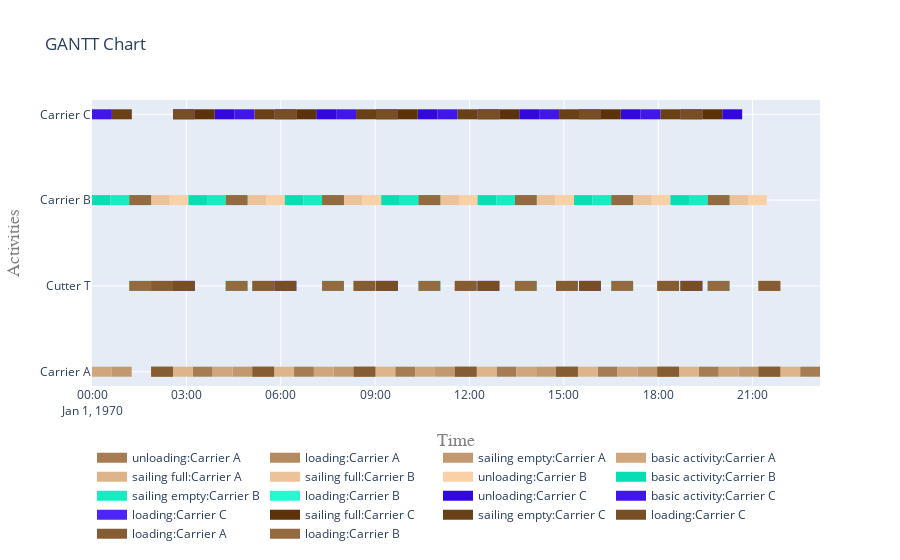

Here is the notebook cell this chart was saved with:
### Code cell
fig = get_gantt_chart(vessels, id_map=activities)

### Figure 1 — Plotly figure (JSON) as saved in the notebook; plotly's stock layout.template omitted (floating-point values rounded to 4 significant figures)
{"data": [{"connectgaps": false, "hoverinfo": "y+name", "line": {"color": "rgb(166,124,82)", "width": 10}, "mode": "lines", "name": "unloading:Carrier A", "type": "scatter", "x": ["1970-01-01T03:12:17", "1970-01-01T03:12:17", "1970-01-01T03:50:08", "1970-01-01T03:50:08", "1970-01-01T03:50:08", "1970-01-01T06:25:21", "1970-01-01T06:25:21", "1970-01-01T07:03:12", "1970-01-01T07:03:12", "1970-01-01T07:03:12", "1970-01-01T09:38:25", "1970-01-01T09:38:25", "1970-01-01T10:16:16", "1970-01-01T10:16:16", "1970-01-01T10:16:16", "1970-01-01T12:51:29", "1970-01-01T12:51:29", "1970-01-01T13:29:20", "1970-01-01T13:29:20", "1970-01-01T13:29:20", "1970-01-01T16:04:33", "1970-01-01T16:04:33", "1970-01-01T16:42:24", "1970-01-01T16:42:24", "1970-01-01T16:42:24", "1970-01-01T19:17:37", "1970-01-01T19:17:37", "1970-01-01T19:55:28", "1970-01-01T19:55:28", "1970-01-01T19:55:28", "1970-01-01T22:30:41", "1970-01-01T22:30:41", "1970-01-01T23:08:32", "1970-01-01T23:08:32", "1970-01-01T23:08:32"], "y": ["Carrier A", "Carrier A", "Carrier A", "Carrier A", null, "Carrier A", "Carrier A", "Carrier A", "Carrier A", null, "Carrier A", "Carrier A", "Carrier A", "Carrier A", null, "Carrier A", "Carrier A", "Carrier A", "Carrier A", null, "Carrier A", "Carrier A", "Carrier A", "Carrier A", null, "Carrier A", "Carrier A", "Carrier A", "Carrier A", null, "Carrier A", "Carrier A", "Carrier A", "Carrier A", null]}, {"connectgaps": false, "hoverinfo": "y+name", "line": {"color": "rgb(180,138,96)", "width": 10}, "mode": "lines", "name": "loading:Carrier A", "type": "scatter", "x": ["1970-01-01T01:52:46", "1970-01-01T01:52:46", "1970-01-01T02:34:26", "1970-01-01T02:34:26", "1970-01-01T02:34:26", "1970-01-01T05:05:50", "1970-01-01T05:05:50", "1970-01-01T05:47:30", "1970-01-01T05:47:30", "1970-01-01T05:47:30", "1970-01-01T08:18:54", "1970-01-01T08:18:54", "1970-01-01T09:00:34", "1970-01-01T09:00:34", "1970-01-01T09:00:34", "1970-01-01T11:31:58", "1970-01-01T11:31:58", "1970-01-01T12:13:38", "1970-01-01T12:13:38", "1970-01-01T12:13:38", "1970-01-01T14:45:02", "1970-01-01T14:45:02", "1970-01-01T15:26:42", "1970-01-01T15:26:42", "1970-01-01T15:26:42", "1970-01-01T17:58:06", "1970-01-01T17:58:06", "1970-01-01T18:39:46", "1970-01-01T18:39:46", "1970-01-01T18:39:46", "1970-01-01T21:11:10", "1970-01-01T21:11:10", "1970-01-01T21:52:50", "1970-01-01T21:52:50", "1970-01-01T21:52:50", "1970-01-01T01:52:46", "1970-01-01T01:52:46", "1970-01-01T02:34:26", "1970-01-01T02:34:26", "1970-01-01T02:34:26", "1970-01-01T05:05:50", "1970-01-01T05:05:50", "1970-01-01T05:47:30", "1970-01-01T05:47:30", "1970-01-01T05:47:30", "1970-01-01T08:18:54", "1970-01-01T08:18:54", "1970-01-01T09:00:34", "1970-01-01T09:00:34", "1970-01-01T09:00:34", "1970-01-01T11:31:58", "1970-01-01T11:31:58", "1970-01-01T12:13:38", "1970-01-01T12:13:38", "1970-01-01T12:13:38", "1970-01-01T14:45:02", "1970-01-01T14:45:02", "1970-01-01T15:26:42", "1970-01-01T15:26:42", "1970-01-01T15:26:42", "1970-01-01T17:58:06", "1970-01-01T17:58:06", "1970-01-01T18:39:46", "1970-01-01T18:39:46", "1970-01-01T18:39:46", "1970-01-01T21:11:10", "1970-01-01T21:11:10", "1970-01-01T21:52:50", "1970-01-01T21:52:50", "1970-01-01T21:52:50"], "y": ["Carrier A", "Carrier A", "Carrier A", "Carrier A", null, "Carrier A", "Carrier A", "Carrier A", "Carrier A", null, "Carrier A", "Carrier A", "Carrier A", "Carrier A", null, "Carrier A", "Carrier A", "Carrier A", "Carrier A", null, "Carrier A", "Carrier A", "Carrier A", "Carrier A", null, "Carrier A", "Carrier A", "Carrier A", "Carrier A", null, "Carrier A", "Carrier A", "Carrier A", "Carrier A", null, "Cutter T", "Cutter T", "Cutter T", "Cutter T", null, "Cutter T", "Cutter T", "Cutter T", "Cutter T", null, "Cutter T", "Cutter T", "Cutter T", "Cutter T", null, "Cutter T", "Cutter T", "Cutter T", "Cutter T", null, "Cutter T", "Cutter T", "Cutter T", "Cutter T", null, "Cutter T", "Cutter T", "Cutter T", "Cutter T", null, "Cutter T", "Cutter T", "Cutter T", "Cutter T", null]}, {"connectgaps": false, "hoverinfo": "y+name", "line": {"color": "rgb(194,152,110)", "width": 10}, "mode": "lines", "name": "sailing empty:Carrier A", "type": "scatter", "x": ["1970-01-01T00:37:51", "1970-01-01T00:37:51", "1970-01-01T01:15:42", "1970-01-01T01:15:42", "1970-01-01T01:15:42", "1970-01-01T04:27:59", "1970-01-01T04:27:59", "1970-01-01T05:05:50", "1970-01-01T05:05:50", "1970-01-01T05:05:50", "1970-01-01T07:41:03", "1970-01-01T07:41:03", "1970-01-01T08:18:54", "1970-01-01T08:18:54", "1970-01-01T08:18:54", "1970-01-01T10:54:07", "1970-01-01T10:54:07", "1970-01-01T11:31:58", "1970-01-01T11:31:58", "1970-01-01T11:31:58", "1970-01-01T14:07:11", "1970-01-01T14:07:11", "1970-01-01T14:45:02", "1970-01-01T14:45:02", "1970-01-01T14:45:02", "1970-01-01T17:20:15", "1970-01-01T17:20:15", "1970-01-01T17:58:06", "1970-01-01T17:58:06", "1970-01-01T17:58:06", "1970-01-01T20:33:19", "1970-01-01T20:33:19", "1970-01-01T21:11:10", "1970-01-01T21:11:10", "1970-01-01T21:11:10"], "y": ["Carrier A", "Carrier A", "Carrier A", "Carrier A", null, "Carrier A", "Carrier A", "Carrier A", "Carrier A", null, "Carrier A", "Carrier A", "Carrier A", "Carrier A", null, "Carrier A", "Carrier A", "Carrier A", "Carrier A", null, "Carrier A", "Carrier A", "Carrier A", "Carrier A", null, "Carrier A", "Carrier A", "Carrier A", "Carrier A", null, "Carrier A", "Carrier A", "Carrier A", "Carrier A", null]}, {"connectgaps": false, "hoverinfo": "y+name", "line": {"color": "rgb(208,166,124)", "width": 10}, "mode": "lines", "name": "basic activity:Carrier A", "type": "scatter", "x": ["1970-01-01T00:00:00", "1970-01-01T00:00:00", "1970-01-01T00:37:51", "1970-01-01T00:37:51", "1970-01-01T00:37:51", "1970-01-01T03:50:08", "1970-01-01T03:50:08", "1970-01-01T04:27:59", "1970-01-01T04:27:59", "1970-01-01T04:27:59", "1970-01-01T07:03:12", "1970-01-01T07:03:12", "1970-01-01T07:41:03", "1970-01-01T07:41:03", "1970-01-01T07:41:03", "1970-01-01T10:16:16", "1970-01-01T10:16:16", "1970-01-01T10:54:07", "1970-01-01T10:54:07", "1970-01-01T10:54:07", "1970-01-01T13:29:20", "1970-01-01T13:29:20", "1970-01-01T14:07:11", "1970-01-01T14:07:11", "1970-01-01T14:07:11", "1970-01-01T16:42:24", "1970-01-01T16:42:24", "1970-01-01T17:20:15", "1970-01-01T17:20:15", "1970-01-01T17:20:15", "1970-01-01T19:55:28", "1970-01-01T19:55:28", "1970-01-01T20:33:19", "1970-01-01T20:33:19", "1970-01-01T20:33:19"], "y": ["Carrier A", "Carrier A", "Carrier A", "Carrier A", null, "Carrier A", "Carrier A", "Carrier A", "Carrier A", null, "Carrier A", "Carrier A", "Carrier A", "Carrier A", null, "Carrier A", "Carrier A", "Carrier A", "Carrier A", null, "Carrier A", "Carrier A", "Carrier A", "Carrier A", null, "Carrier A", "Carrier A", "Carrier A", "Carrier A", null, "Carrier A", "Carrier A", "Carrier A", "Carrier A", null]}, {"connectgaps": false, "hoverinfo": "y+name", "line": {"color": "rgb(222,180,138)", "width": 10}, "mode": "lines", "name": "sailing full:Carrier A", "type": "scatter", "x": ["1970-01-01T02:34:26", "1970-01-01T02:34:26", "1970-01-01T03:12:17", "1970-01-01T03:12:17", "1970-01-01T03:12:17", "1970-01-01T05:47:30", "1970-01-01T05:47:30", "1970-01-01T06:25:21", "1970-01-01T06:25:21", "1970-01-01T06:25:21", "1970-01-01T09:00:34", "1970-01-01T09:00:34", "1970-01-01T09:38:25", "1970-01-01T09:38:25", "1970-01-01T09:38:25", "1970-01-01T12:13:38", "1970-01-01T12:13:38", "1970-01-01T12:51:29", "1970-01-01T12:51:29", "1970-01-01T12:51:29", "1970-01-01T15:26:42", "1970-01-01T15:26:42", "1970-01-01T16:04:33", "1970-01-01T16:04:33", "1970-01-01T16:04:33", "1970-01-01T18:39:46", "1970-01-01T18:39:46", "1970-01-01T19:17:37", "1970-01-01T19:17:37", "1970-01-01T19:17:37", "1970-01-01T21:52:50", "1970-01-01T21:52:50", "1970-01-01T22:30:41", "1970-01-01T22:30:41", "1970-01-01T22:30:41"], "y": ["Carrier A", "Carrier A", "Carrier A", "Carrier A", null, "Carrier A", "Carrier A", "Carrier A", "Carrier A", null, "Carrier A", "Carrier A", "Carrier A", "Carrier A", null, "Carrier A", "Carrier A", "Carrier A", "Carrier A", null, "Carrier A", "Carrier A", "Carrier A", "Carrier A", null, "Carrier A", "Carrier A", "Carrier A", "Carrier A", null, "Carrier A", "Carrier A", "Carrier A", "Carrier A", null]}, {"connectgaps": false, "hoverinfo": "y+name", "line": {"color": "rgb(236,194,152)", "width": 10}, "mode": "lines", "name": "sailing full:Carrier B", "type": "scatter", "x": ["1970-01-01T01:52:46", "1970-01-01T01:52:46", "1970-01-01T02:28:19", "1970-01-01T02:28:19", "1970-01-01T02:28:19", "1970-01-01T04:56:38", "1970-01-01T04:56:38", "1970-01-01T05:32:11", "1970-01-01T05:32:11", "1970-01-01T05:32:11", "1970-01-01T08:00:30", "1970-01-01T08:00:30", "1970-01-01T08:36:03", "1970-01-01T08:36:03", "1970-01-01T08:36:03", "1970-01-01T11:04:22", "1970-01-01T11:04:22", "1970-01-01T11:39:55", "1970-01-01T11:39:55", "1970-01-01T11:39:55", "1970-01-01T14:08:14", "1970-01-01T14:08:14", "1970-01-01T14:43:47", "1970-01-01T14:43:47", "1970-01-01T14:43:47", "1970-01-01T17:12:06", "1970-01-01T17:12:06", "1970-01-01T17:47:39", "1970-01-01T17:47:39", "1970-01-01T17:47:39", "1970-01-01T20:15:58", "1970-01-01T20:15:58", "1970-01-01T20:51:31", "1970-01-01T20:51:31", "1970-01-01T20:51:31"], "y": ["Carrier B", "Carrier B", "Carrier B", "Carrier B", null, "Carrier B", "Carrier B", "Carrier B", "Carrier B", null, "Carrier B", "Carrier B", "Carrier B", "Carrier B", null, "Carrier B", "Carrier B", "Carrier B", "Carrier B", null, "Carrier B", "Carrier B", "Carrier B", "Carrier B", null, "Carrier B", "Carrier B", "Carrier B", "Carrier B", null, "Carrier B", "Carrier B", "Carrier B", "Carrier B", null]}, {"connectgaps": false, "hoverinfo": "y+name", "line": {"color": "rgb(250,208,166)", "width": 10}, "mode": "lines", "name": "unloading:Carrier B", "type": "scatter", "x": ["1970-01-01T02:28:19", "1970-01-01T02:28:19", "1970-01-01T03:03:52", "1970-01-01T03:03:52", "1970-01-01T03:03:52", "1970-01-01T05:32:11", "1970-01-01T05:32:11", "1970-01-01T06:07:44", "1970-01-01T06:07:44", "1970-01-01T06:07:44", "1970-01-01T08:36:03", "1970-01-01T08:36:03", "1970-01-01T09:11:36", "1970-01-01T09:11:36", "1970-01-01T09:11:36", "1970-01-01T11:39:55", "1970-01-01T11:39:55", "1970-01-01T12:15:28", "1970-01-01T12:15:28", "1970-01-01T12:15:28", "1970-01-01T14:43:47", "1970-01-01T14:43:47", "1970-01-01T15:19:20", "1970-01-01T15:19:20", "1970-01-01T15:19:20", "1970-01-01T17:47:39", "1970-01-01T17:47:39", "1970-01-01T18:23:12", "1970-01-01T18:23:12", "1970-01-01T18:23:12", "1970-01-01T20:51:31", "1970-01-01T20:51:31", "1970-01-01T21:27:04", "1970-01-01T21:27:04", "1970-01-01T21:27:04"], "y": ["Carrier B", "Carrier B", "Carrier B", "Carrier B", null, "Carrier B", "Carrier B", "Carrier B", "Carrier B", null, "Carrier B", "Carrier B", "Carrier B", "Carrier B", null, "Carrier B", "Carrier B", "Carrier B", "Carrier B", null, "Carrier B", "Carrier B", "Carrier B", "Carrier B", null, "Carrier B", "Carrier B", "Carrier B", "Carrier B", null, "Carrier B", "Carrier B", "Carrier B", "Carrier B", null]}, {"connectgaps": false, "hoverinfo": "y+name", "line": {"color": "rgb(8,222,180)", "width": 10}, "mode": "lines", "name": "basic activity:Carrier B", "type": "scatter", "x": ["1970-01-01T00:00:00", "1970-01-01T00:00:00", "1970-01-01T00:35:33", "1970-01-01T00:35:33", "1970-01-01T00:35:33", "1970-01-01T03:03:52", "1970-01-01T03:03:52", "1970-01-01T03:39:25", "1970-01-01T03:39:25", "1970-01-01T03:39:25", "1970-01-01T06:07:44", "1970-01-01T06:07:44", "1970-01-01T06:43:17", "1970-01-01T06:43:17", "1970-01-01T06:43:17", "1970-01-01T09:11:36", "1970-01-01T09:11:36", "1970-01-01T09:47:09", "1970-01-01T09:47:09", "1970-01-01T09:47:09", "1970-01-01T12:15:28", "1970-01-01T12:15:28", "1970-01-01T12:51:01", "1970-01-01T12:51:01", "1970-01-01T12:51:01", "1970-01-01T15:19:20", "1970-01-01T15:19:20", "1970-01-01T15:54:53", "1970-01-01T15:54:53", "1970-01-01T15:54:53", "1970-01-01T18:23:12", "1970-01-01T18:23:12", "1970-01-01T18:58:45", "1970-01-01T18:58:45", "1970-01-01T18:58:45"], "y": ["Carrier B", "Carrier B", "Carrier B", "Carrier B", null, "Carrier B", "Carrier B", "Carrier B", "Carrier B", null, "Carrier B", "Carrier B", "Carrier B", "Carrier B", null, "Carrier B", "Carrier B", "Carrier B", "Carrier B", null, "Carrier B", "Carrier B", "Carrier B", "Carrier B", null, "Carrier B", "Carrier B", "Carrier B", "Carrier B", null, "Carrier B", "Carrier B", "Carrier B", "Carrier B", null]}, {"connectgaps": false, "hoverinfo": "y+name", "line": {"color": "rgb(22,236,194)", "width": 10}, "mode": "lines", "name": "sailing empty:Carrier B", "type": "scatter", "x": ["1970-01-01T00:35:33", "1970-01-01T00:35:33", "1970-01-01T01:11:06", "1970-01-01T01:11:06", "1970-01-01T01:11:06", "1970-01-01T03:39:25", "1970-01-01T03:39:25", "1970-01-01T04:14:58", "1970-01-01T04:14:58", "1970-01-01T04:14:58", "1970-01-01T06:43:17", "1970-01-01T06:43:17", "1970-01-01T07:18:50", "1970-01-01T07:18:50", "1970-01-01T07:18:50", "1970-01-01T09:47:09", "1970-01-01T09:47:09", "1970-01-01T10:22:42", "1970-01-01T10:22:42", "1970-01-01T10:22:42", "1970-01-01T12:51:01", "1970-01-01T12:51:01", "1970-01-01T13:26:34", "1970-01-01T13:26:34", "1970-01-01T13:26:34", "1970-01-01T15:54:53", "1970-01-01T15:54:53", "1970-01-01T16:30:26", "1970-01-01T16:30:26", "1970-01-01T16:30:26", "1970-01-01T18:58:45", "1970-01-01T18:58:45", "1970-01-01T19:34:18", "1970-01-01T19:34:18", "1970-01-01T19:34:18"], "y": ["Carrier B", "Carrier B", "Carrier B", "Carrier B", null, "Carrier B", "Carrier B", "Carrier B", "Carrier B", null, "Carrier B", "Carrier B", "Carrier B", "Carrier B", null, "Carrier B", "Carrier B", "Carrier B", "Carrier B", null, "Carrier B", "Carrier B", "Carrier B", "Carrier B", null, "Carrier B", "Carrier B", "Carrier B", "Carrier B", null, "Carrier B", "Carrier B", "Carrier B", "Carrier B", null]}, {"connectgaps": false, "hoverinfo": "y+name", "line": {"color": "rgb(36,250,208)", "width": 10}, "mode": "lines", "name": "loading:Carrier B", "type": "scatter", "x": ["1970-01-01T01:11:06", "1970-01-01T01:11:06", "1970-01-01T01:52:46", "1970-01-01T01:52:46", "1970-01-01T01:52:46", "1970-01-01T04:14:58", "1970-01-01T04:14:58", "1970-01-01T04:56:38", "1970-01-01T04:56:38", "1970-01-01T04:56:38", "1970-01-01T07:18:50", "1970-01-01T07:18:50", "1970-01-01T08:00:30", "1970-01-01T08:00:30", "1970-01-01T08:00:30", "1970-01-01T10:22:42", "1970-01-01T10:22:42", "1970-01-01T11:04:22", "1970-01-01T11:04:22", "1970-01-01T11:04:22", "1970-01-01T13:26:34", "1970-01-01T13:26:34", "1970-01-01T14:08:14", "1970-01-01T14:08:14", "1970-01-01T14:08:14", "1970-01-01T16:30:26", "1970-01-01T16:30:26", "1970-01-01T17:12:06", "1970-01-01T17:12:06", "1970-01-01T17:12:06", "1970-01-01T19:34:18", "1970-01-01T19:34:18", "1970-01-01T20:15:58", "1970-01-01T20:15:58", "1970-01-01T20:15:58", "1970-01-01T01:11:06", "1970-01-01T01:11:06", "1970-01-01T01:52:46", "1970-01-01T01:52:46", "1970-01-01T01:52:46", "1970-01-01T04:14:58", "1970-01-01T04:14:58", "1970-01-01T04:56:38", "1970-01-01T04:56:38", "1970-01-01T04:56:38", "1970-01-01T07:18:50", "1970-01-01T07:18:50", "1970-01-01T08:00:30", "1970-01-01T08:00:30", "1970-01-01T08:00:30", "1970-01-01T10:22:42", "1970-01-01T10:22:42", "1970-01-01T11:04:22", "1970-01-01T11:04:22", "1970-01-01T11:04:22", "1970-01-01T13:26:34", "1970-01-01T13:26:34", "1970-01-01T14:08:14", "1970-01-01T14:08:14", "1970-01-01T14:08:14", "1970-01-01T16:30:26", "1970-01-01T16:30:26", "1970-01-01T17:12:06", "1970-01-01T17:12:06", "1970-01-01T17:12:06", "1970-01-01T19:34:18", "1970-01-01T19:34:18", "1970-01-01T20:15:58", "1970-01-01T20:15:58", "1970-01-01T20:15:58"], "y": ["Carrier B", "Carrier B", "Carrier B", "Carrier B", null, "Carrier B", "Carrier B", "Carrier B", "Carrier B", null, "Carrier B", "Carrier B", "Carrier B", "Carrier B", null, "Carrier B", "Carrier B", "Carrier B", "Carrier B", null, "Carrier B", "Carrier B", "Carrier B", "Carrier B", null, "Carrier B", "Carrier B", "Carrier B", "Carrier B", null, "Carrier B", "Carrier B", "Carrier B", "Carrier B", null, "Cutter T", "Cutter T", "Cutter T", "Cutter T", null, "Cutter T", "Cutter T", "Cutter T", "Cutter T", null, "Cutter T", "Cutter T", "Cutter T", "Cutter T", null, "Cutter T", "Cutter T", "Cutter T", "Cutter T", null, "Cutter T", "Cutter T", "Cutter T", "Cutter T", null, "Cutter T", "Cutter T", "Cutter T", "Cutter T", null, "Cutter T", "Cutter T", "Cutter T", "Cutter T", null]}, {"connectgaps": false, "hoverinfo": "y+name", "line": {"color": "rgb(50,8,222)", "width": 10}, "mode": "lines", "name": "unloading:Carrier C", "type": "scatter", "x": ["1970-01-01T03:54:05", "1970-01-01T03:54:05", "1970-01-01T04:32:04", "1970-01-01T04:32:04", "1970-01-01T04:32:04", "1970-01-01T07:07:41", "1970-01-01T07:07:41", "1970-01-01T07:45:40", "1970-01-01T07:45:40", "1970-01-01T07:45:40", "1970-01-01T10:21:17", "1970-01-01T10:21:17", "1970-01-01T10:59:16", "1970-01-01T10:59:16", "1970-01-01T10:59:16", "1970-01-01T13:34:53", "1970-01-01T13:34:53", "1970-01-01T14:12:52", "1970-01-01T14:12:52", "1970-01-01T14:12:52", "1970-01-01T16:48:29", "1970-01-01T16:48:29", "1970-01-01T17:26:28", "1970-01-01T17:26:28", "1970-01-01T17:26:28", "1970-01-01T20:02:05", "1970-01-01T20:02:05", "1970-01-01T20:40:04", "1970-01-01T20:40:04", "1970-01-01T20:40:04"], "y": ["Carrier C", "Carrier C", "Carrier C", "Carrier C", null, "Carrier C", "Carrier C", "Carrier C", "Carrier C", null, "Carrier C", "Carrier C", "Carrier C", "Carrier C", null, "Carrier C", "Carrier C", "Carrier C", "Carrier C", null, "Carrier C", "Carrier C", "Carrier C", "Carrier C", null, "Carrier C", "Carrier C", "Carrier C", "Carrier C", null]}, {"connectgaps": false, "hoverinfo": "y+name", "line": {"color": "rgb(64,22,236)", "width": 10}, "mode": "lines", "name": "basic activity:Carrier C", "type": "scatter", "x": ["1970-01-01T00:00:00", "1970-01-01T00:00:00", "1970-01-01T00:37:59", "1970-01-01T00:37:59", "1970-01-01T00:37:59", "1970-01-01T04:32:04", "1970-01-01T04:32:04", "1970-01-01T05:10:03", "1970-01-01T05:10:03", "1970-01-01T05:10:03", "1970-01-01T07:45:40", "1970-01-01T07:45:40", "1970-01-01T08:23:39", "1970-01-01T08:23:39", "1970-01-01T08:23:39", "1970-01-01T10:59:16", "1970-01-01T10:59:16", "1970-01-01T11:37:15", "1970-01-01T11:37:15", "1970-01-01T11:37:15", "1970-01-01T14:12:52", "1970-01-01T14:12:52", "1970-01-01T14:50:51", "1970-01-01T14:50:51", "1970-01-01T14:50:51", "1970-01-01T17:26:28", "1970-01-01T17:26:28", "1970-01-01T18:04:27", "1970-01-01T18:04:27", "1970-01-01T18:04:27"], "y": ["Carrier C", "Carrier C", "Carrier C", "Carrier C", null, "Carrier C", "Carrier C", "Carrier C", "Carrier C", null, "Carrier C", "Carrier C", "Carrier C", "Carrier C", null, "Carrier C", "Carrier C", "Carrier C", "Carrier C", null, "Carrier C", "Carrier C", "Carrier C", "Carrier C", null, "Carrier C", "Carrier C", "Carrier C", "Carrier C", null]}, {"connectgaps": false, "hoverinfo": "y+name", "line": {"color": "rgb(78,36,250)", "width": 10}, "mode": "lines", "name": "loading:Carrier C", "type": "scatter", "x": ["1970-01-01T02:34:26", "1970-01-01T02:34:26", "1970-01-01T03:16:06", "1970-01-01T03:16:06", "1970-01-01T03:16:06", "1970-01-01T05:48:02", "1970-01-01T05:48:02", "1970-01-01T06:29:42", "1970-01-01T06:29:42", "1970-01-01T06:29:42", "1970-01-01T09:01:38", "1970-01-01T09:01:38", "1970-01-01T09:43:18", "1970-01-01T09:43:18", "1970-01-01T09:43:18", "1970-01-01T12:15:14", "1970-01-01T12:15:14", "1970-01-01T12:56:54", "1970-01-01T12:56:54", "1970-01-01T12:56:54", "1970-01-01T15:28:50", "1970-01-01T15:28:50", "1970-01-01T16:10:30", "1970-01-01T16:10:30", "1970-01-01T16:10:30", "1970-01-01T18:42:26", "1970-01-01T18:42:26", "1970-01-01T19:24:06", "1970-01-01T19:24:06", "1970-01-01T19:24:06", "1970-01-01T02:34:26", "1970-01-01T02:34:26", "1970-01-01T03:16:06", "1970-01-01T03:16:06", "1970-01-01T03:16:06", "1970-01-01T05:48:02", "1970-01-01T05:48:02", "1970-01-01T06:29:42", "1970-01-01T06:29:42", "1970-01-01T06:29:42", "1970-01-01T09:01:38", "1970-01-01T09:01:38", "1970-01-01T09:43:18", "1970-01-01T09:43:18", "1970-01-01T09:43:18", "1970-01-01T12:15:14", "1970-01-01T12:15:14", "1970-01-01T12:56:54", "1970-01-01T12:56:54", "1970-01-01T12:56:54", "1970-01-01T15:28:50", "1970-01-01T15:28:50", "1970-01-01T16:10:30", "1970-01-01T16:10:30", "1970-01-01T16:10:30", "1970-01-01T18:42:26", "1970-01-01T18:42:26", "1970-01-01T19:24:06", "1970-01-01T19:24:06", "1970-01-01T19:24:06"], "y": ["Carrier C", "Carrier C", "Carrier C", "Carrier C", null, "Carrier C", "Carrier C", "Carrier C", "Carrier C", null, "Carrier C", "Carrier C", "Carrier C", "Carrier C", null, "Carrier C", "Carrier C", "Carrier C", "Carrier C", null, "Carrier C", "Carrier C", "Carrier C", "Carrier C", null, "Carrier C", "Carrier C", "Carrier C", "Carrier C", null, "Cutter T", "Cutter T", "Cutter T", "Cutter T", null, "Cutter T", "Cutter T", "Cutter T", "Cutter T", null, "Cutter T", "Cutter T", "Cutter T", "Cutter T", null, "Cutter T", "Cutter T", "Cutter T", "Cutter T", null, "Cutter T", "Cutter T", "Cutter T", "Cutter T", null, "Cutter T", "Cutter T", "Cutter T", "Cutter T", null]}, {"connectgaps": false, "hoverinfo": "y+name", "line": {"color": "rgb(92,50,8)", "width": 10}, "mode": "lines", "name": "sailing full:Carrier C", "type": "scatter", "x": ["1970-01-01T03:16:06", "1970-01-01T03:16:06", "1970-01-01T03:54:05", "1970-01-01T03:54:05", "1970-01-01T03:54:05", "1970-01-01T06:29:42", "1970-01-01T06:29:42", "1970-01-01T07:07:41", "1970-01-01T07:07:41", "1970-01-01T07:07:41", "1970-01-01T09:43:18", "1970-01-01T09:43:18", "1970-01-01T10:21:17", "1970-01-01T10:21:17", "1970-01-01T10:21:17", "1970-01-01T12:56:54", "1970-01-01T12:56:54", "1970-01-01T13:34:53", "1970-01-01T13:34:53", "1970-01-01T13:34:53", "1970-01-01T16:10:30", "1970-01-01T16:10:30", "1970-01-01T16:48:29", "1970-01-01T16:48:29", "1970-01-01T16:48:29", "1970-01-01T19:24:06", "1970-01-01T19:24:06", "1970-01-01T20:02:05", "1970-01-01T20:02:05", "1970-01-01T20:02:05"], "y": ["Carrier C", "Carrier C", "Carrier C", "Carrier C", null, "Carrier C", "Carrier C", "Carrier C", "Carrier C", null, "Carrier C", "Carrier C", "Carrier C", "Carrier C", null, "Carrier C", "Carrier C", "Carrier C", "Carrier C", null, "Carrier C", "Carrier C", "Carrier C", "Carrier C", null, "Carrier C", "Carrier C", "Carrier C", "Carrier C", null]}, {"connectgaps": false, "hoverinfo": "y+name", "line": {"color": "rgb(106,64,22)", "width": 10}, "mode": "lines", "name": "sailing empty:Carrier C", "type": "scatter", "x": ["1970-01-01T00:37:59", "1970-01-01T00:37:59", "1970-01-01T01:15:58", "1970-01-01T01:15:58", "1970-01-01T01:15:58", "1970-01-01T05:10:03", "1970-01-01T05:10:03", "1970-01-01T05:48:02", "1970-01-01T05:48:02", "1970-01-01T05:48:02", "1970-01-01T08:23:39", "1970-01-01T08:23:39", "1970-01-01T09:01:38", "1970-01-01T09:01:38", "1970-01-01T09:01:38", "1970-01-01T11:37:15", "1970-01-01T11:37:15", "1970-01-01T12:15:14", "1970-01-01T12:15:14", "1970-01-01T12:15:14", "1970-01-01T14:50:51", "1970-01-01T14:50:51", "1970-01-01T15:28:50", "1970-01-01T15:28:50", "1970-01-01T15:28:50", "1970-01-01T18:04:27", "1970-01-01T18:04:27", "1970-01-01T18:42:26", "1970-01-01T18:42:26", "1970-01-01T18:42:26"], "y": ["Carrier C", "Carrier C", "Carrier C", "Carrier C", null, "Carrier C", "Carrier C", "Carrier C", "Carrier C", null, "Carrier C", "Carrier C", "Carrier C", "Carrier C", null, "Carrier C", "Carrier C", "Carrier C", "Carrier C", null, "Carrier C", "Carrier C", "Carrier C", "Carrier C", null, "Carrier C", "Carrier C", "Carrier C", "Carrier C", null]}, {"connectgaps": false, "hoverinfo": "y+name", "line": {"color": "rgb(120,78,36)", "width": 10}, "mode": "lines", "name": "loading:Carrier C", "type": "scatter", "x": ["1970-01-01T02:34:26", "1970-01-01T02:34:26", "1970-01-01T03:16:06", "1970-01-01T03:16:06", "1970-01-01T03:16:06", "1970-01-01T05:48:02", "1970-01-01T05:48:02", "1970-01-01T06:29:42", "1970-01-01T06:29:42", "1970-01-01T06:29:42", "1970-01-01T09:01:38", "1970-01-01T09:01:38", "1970-01-01T09:43:18", "1970-01-01T09:43:18", "1970-01-01T09:43:18", "1970-01-01T12:15:14", "1970-01-01T12:15:14", "1970-01-01T12:56:54", "1970-01-01T12:56:54", "1970-01-01T12:56:54", "1970-01-01T15:28:50", "1970-01-01T15:28:50", "1970-01-01T16:10:30", "1970-01-01T16:10:30", "1970-01-01T16:10:30", "1970-01-01T18:42:26", "1970-01-01T18:42:26", "1970-01-01T19:24:06", "1970-01-01T19:24:06", "1970-01-01T19:24:06", "1970-01-01T02:34:26", "1970-01-01T02:34:26", "1970-01-01T03:16:06", "1970-01-01T03:16:06", "1970-01-01T03:16:06", "1970-01-01T05:48:02", "1970-01-01T05:48:02", "1970-01-01T06:29:42", "1970-01-01T06:29:42", "1970-01-01T06:29:42", "1970-01-01T09:01:38", "1970-01-01T09:01:38", "1970-01-01T09:43:18", "1970-01-01T09:43:18", "1970-01-01T09:43:18", "1970-01-01T12:15:14", "1970-01-01T12:15:14", "1970-01-01T12:56:54", "1970-01-01T12:56:54", "1970-01-01T12:56:54", "1970-01-01T15:28:50", "1970-01-01T15:28:50", "1970-01-01T16:10:30", "1970-01-01T16:10:30", "1970-01-01T16:10:30", "1970-01-01T18:42:26", "1970-01-01T18:42:26", "1970-01-01T19:24:06", "1970-01-01T19:24:06", "1970-01-01T19:24:06"], "y": ["Carrier C", "Carrier C", "Carrier C", "Carrier C", null, "Carrier C", "Carrier C", "Carrier C", "Carrier C", null, "Carrier C", "Carrier C", "Carrier C", "Carrier C", null, "Carrier C", "Carrier C", "Carrier C", "Carrier C", null, "Carrier C", "Carrier C", "Carrier C", "Carrier C", null, "Carrier C", "Carrier C", "Carrier C", "Carrier C", null, "Cutter T", "Cutter T", "Cutter T", "Cutter T", null, "Cutter T", "Cutter T", "Cutter T", "Cutter T", null, "Cutter T", "Cutter T", "Cutter T", "Cutter T", null, "Cutter T", "Cutter T", "Cutter T", "Cutter T", null, "Cutter T", "Cutter T", "Cutter T", "Cutter T", null, "Cutter T", "Cutter T", "Cutter T", "Cutter T", null]}, {"connectgaps": false, "hoverinfo": "y+name", "line": {"color": "rgb(134,92,50)", "width": 10}, "mode": "lines", "name": "loading:Carrier A", "type": "scatter", "x": ["1970-01-01T01:52:46", "1970-01-01T01:52:46", "1970-01-01T02:34:26", "1970-01-01T02:34:26", "1970-01-01T02:34:26", "1970-01-01T05:05:50", "1970-01-01T05:05:50", "1970-01-01T05:47:30", "1970-01-01T05:47:30", "1970-01-01T05:47:30", "1970-01-01T08:18:54", "1970-01-01T08:18:54", "1970-01-01T09:00:34", "1970-01-01T09:00:34", "1970-01-01T09:00:34", "1970-01-01T11:31:58", "1970-01-01T11:31:58", "1970-01-01T12:13:38", "1970-01-01T12:13:38", "1970-01-01T12:13:38", "1970-01-01T14:45:02", "1970-01-01T14:45:02", "1970-01-01T15:26:42", "1970-01-01T15:26:42", "1970-01-01T15:26:42", "1970-01-01T17:58:06", "1970-01-01T17:58:06", "1970-01-01T18:39:46", "1970-01-01T18:39:46", "1970-01-01T18:39:46", "1970-01-01T21:11:10", "1970-01-01T21:11:10", "1970-01-01T21:52:50", "1970-01-01T21:52:50", "1970-01-01T21:52:50", "1970-01-01T01:52:46", "1970-01-01T01:52:46", "1970-01-01T02:34:26", "1970-01-01T02:34:26", "1970-01-01T02:34:26", "1970-01-01T05:05:50", "1970-01-01T05:05:50", "1970-01-01T05:47:30", "1970-01-01T05:47:30", "1970-01-01T05:47:30", "1970-01-01T08:18:54", "1970-01-01T08:18:54", "1970-01-01T09:00:34", "1970-01-01T09:00:34", "1970-01-01T09:00:34", "1970-01-01T11:31:58", "1970-01-01T11:31:58", "1970-01-01T12:13:38", "1970-01-01T12:13:38", "1970-01-01T12:13:38", "1970-01-01T14:45:02", "1970-01-01T14:45:02", "1970-01-01T15:26:42", "1970-01-01T15:26:42", "1970-01-01T15:26:42", "1970-01-01T17:58:06", "1970-01-01T17:58:06", "1970-01-01T18:39:46", "1970-01-01T18:39:46", "1970-01-01T18:39:46", "1970-01-01T21:11:10", "1970-01-01T21:11:10", "1970-01-01T21:52:50", "1970-01-01T21:52:50", "1970-01-01T21:52:50"], "y": ["Carrier A", "Carrier A", "Carrier A", "Carrier A", null, "Carrier A", "Carrier A", "Carrier A", "Carrier A", null, "Carrier A", "Carrier A", "Carrier A", "Carrier A", null, "Carrier A", "Carrier A", "Carrier A", "Carrier A", null, "Carrier A", "Carrier A", "Carrier A", "Carrier A", null, "Carrier A", "Carrier A", "Carrier A", "Carrier A", null, "Carrier A", "Carrier A", "Carrier A", "Carrier A", null, "Cutter T", "Cutter T", "Cutter T", "Cutter T", null, "Cutter T", "Cutter T", "Cutter T", "Cutter T", null, "Cutter T", "Cutter T", "Cutter T", "Cutter T", null, "Cutter T", "Cutter T", "Cutter T", "Cutter T", null, "Cutter T", "Cutter T", "Cutter T", "Cutter T", null, "Cutter T", "Cutter T", "Cutter T", "Cutter T", null, "Cutter T", "Cutter T", "Cutter T", "Cutter T", null]}, {"connectgaps": false, "hoverinfo": "y+name", "line": {"color": "rgb(148,106,64)", "width": 10}, "mode": "lines", "name": "loading:Carrier B", "type": "scatter", "x": ["1970-01-01T01:11:06", "1970-01-01T01:11:06", "1970-01-01T01:52:46", "1970-01-01T01:52:46", "1970-01-01T01:52:46", "1970-01-01T04:14:58", "1970-01-01T04:14:58", "1970-01-01T04:56:38", "1970-01-01T04:56:38", "1970-01-01T04:56:38", "1970-01-01T07:18:50", "1970-01-01T07:18:50", "1970-01-01T08:00:30", "1970-01-01T08:00:30", "1970-01-01T08:00:30", "1970-01-01T10:22:42", "1970-01-01T10:22:42", "1970-01-01T11:04:22", "1970-01-01T11:04:22", "1970-01-01T11:04:22", "1970-01-01T13:26:34", "1970-01-01T13:26:34", "1970-01-01T14:08:14", "1970-01-01T14:08:14", "1970-01-01T14:08:14", "1970-01-01T16:30:26", "1970-01-01T16:30:26", "1970-01-01T17:12:06", "1970-01-01T17:12:06", "1970-01-01T17:12:06", "1970-01-01T19:34:18", "1970-01-01T19:34:18", "1970-01-01T20:15:58", "1970-01-01T20:15:58", "1970-01-01T20:15:58", "1970-01-01T01:11:06", "1970-01-01T01:11:06", "1970-01-01T01:52:46", "1970-01-01T01:52:46", "1970-01-01T01:52:46", "1970-01-01T04:14:58", "1970-01-01T04:14:58", "1970-01-01T04:56:38", "1970-01-01T04:56:38", "1970-01-01T04:56:38", "1970-01-01T07:18:50", "1970-01-01T07:18:50", "1970-01-01T08:00:30", "1970-01-01T08:00:30", "1970-01-01T08:00:30", "1970-01-01T10:22:42", "1970-01-01T10:22:42", "1970-01-01T11:04:22", "1970-01-01T11:04:22", "1970-01-01T11:04:22", "1970-01-01T13:26:34", "1970-01-01T13:26:34", "1970-01-01T14:08:14", "1970-01-01T14:08:14", "1970-01-01T14:08:14", "1970-01-01T16:30:26", "1970-01-01T16:30:26", "1970-01-01T17:12:06", "1970-01-01T17:12:06", "1970-01-01T17:12:06", "1970-01-01T19:34:18", "1970-01-01T19:34:18", "1970-01-01T20:15:58", "1970-01-01T20:15:58", "1970-01-01T20:15:58"], "y": ["Carrier B", "Carrier B", "Carrier B", "Carrier B", null, "Carrier B", "Carrier B", "Carrier B", "Carrier B", null, "Carrier B", "Carrier B", "Carrier B", "Carrier B", null, "Carrier B", "Carrier B", "Carrier B", "Carrier B", null, "Carrier B", "Carrier B", "Carrier B", "Carrier B", null, "Carrier B", "Carrier B", "Carrier B", "Carrier B", null, "Carrier B", "Carrier B", "Carrier B", "Carrier B", null, "Cutter T", "Cutter T", "Cutter T", "Cutter T", null, "Cutter T", "Cutter T", "Cutter T", "Cutter T", null, "Cutter T", "Cutter T", "Cutter T", "Cutter T", null, "Cutter T", "Cutter T", "Cutter T", "Cutter T", null, "Cutter T", "Cutter T", "Cutter T", "Cutter T", null, "Cutter T", "Cutter T", "Cutter T", "Cutter T", null, "Cutter T", "Cutter T", "Cutter T", "Cutter T", null]}], "layout": {"hovermode": "closest", "legend": {"orientation": "h", "x": 0, "y": -0.2}, "title": {"text": "GANTT Chart"}, "xaxis": {"range": ["1970-01-01T00:00:00", "1970-01-01T23:08:32"], "title": {"font": {"color": "#7f7f7f", "family": "Courier New, monospace", "size": 18}, "text": "Time"}}, "yaxis": {"title": {"font": {"color": "#7f7f7f", "family": "Courier New, monospace", "size": 18}, "text": "Activities"}}}}
